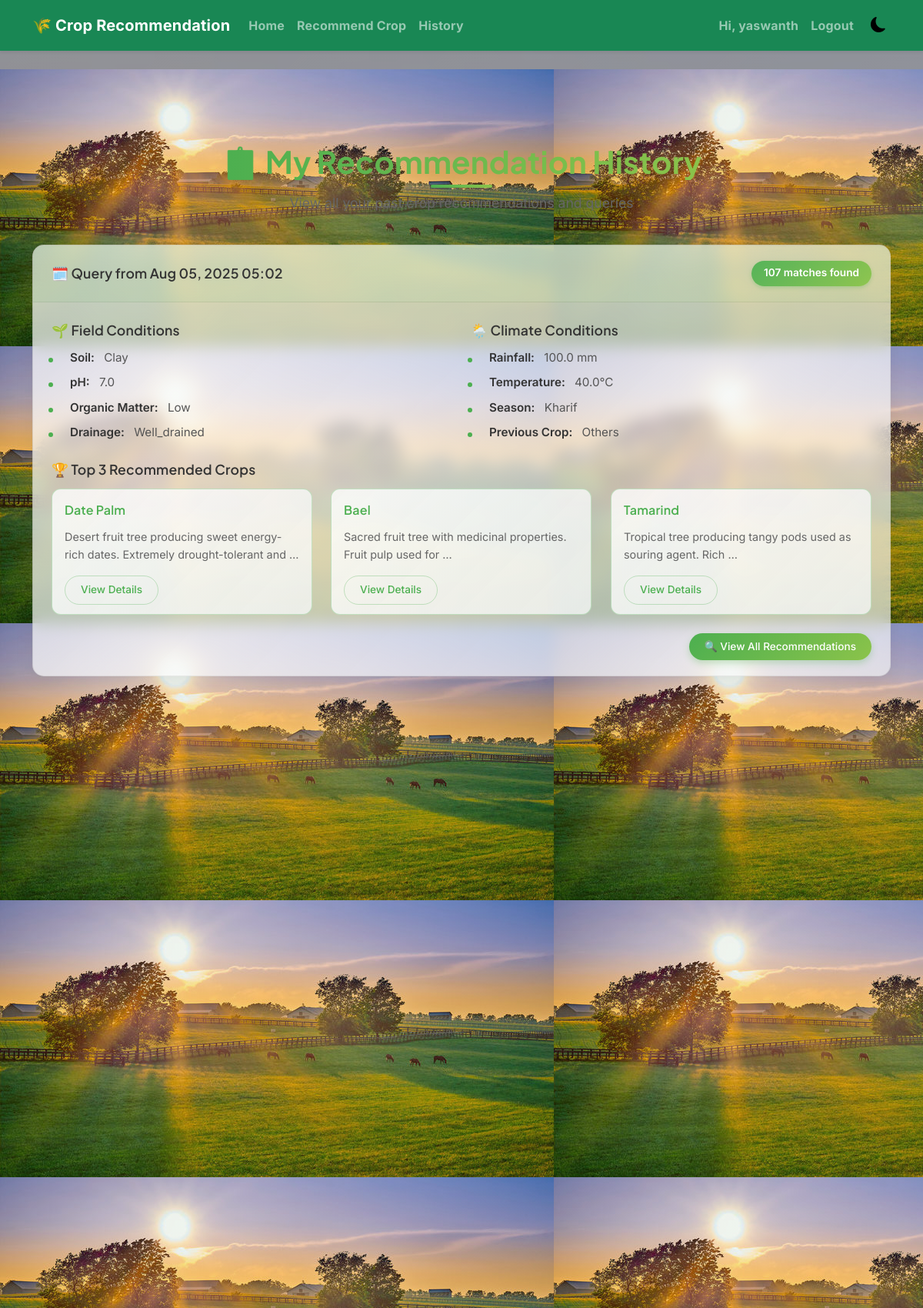
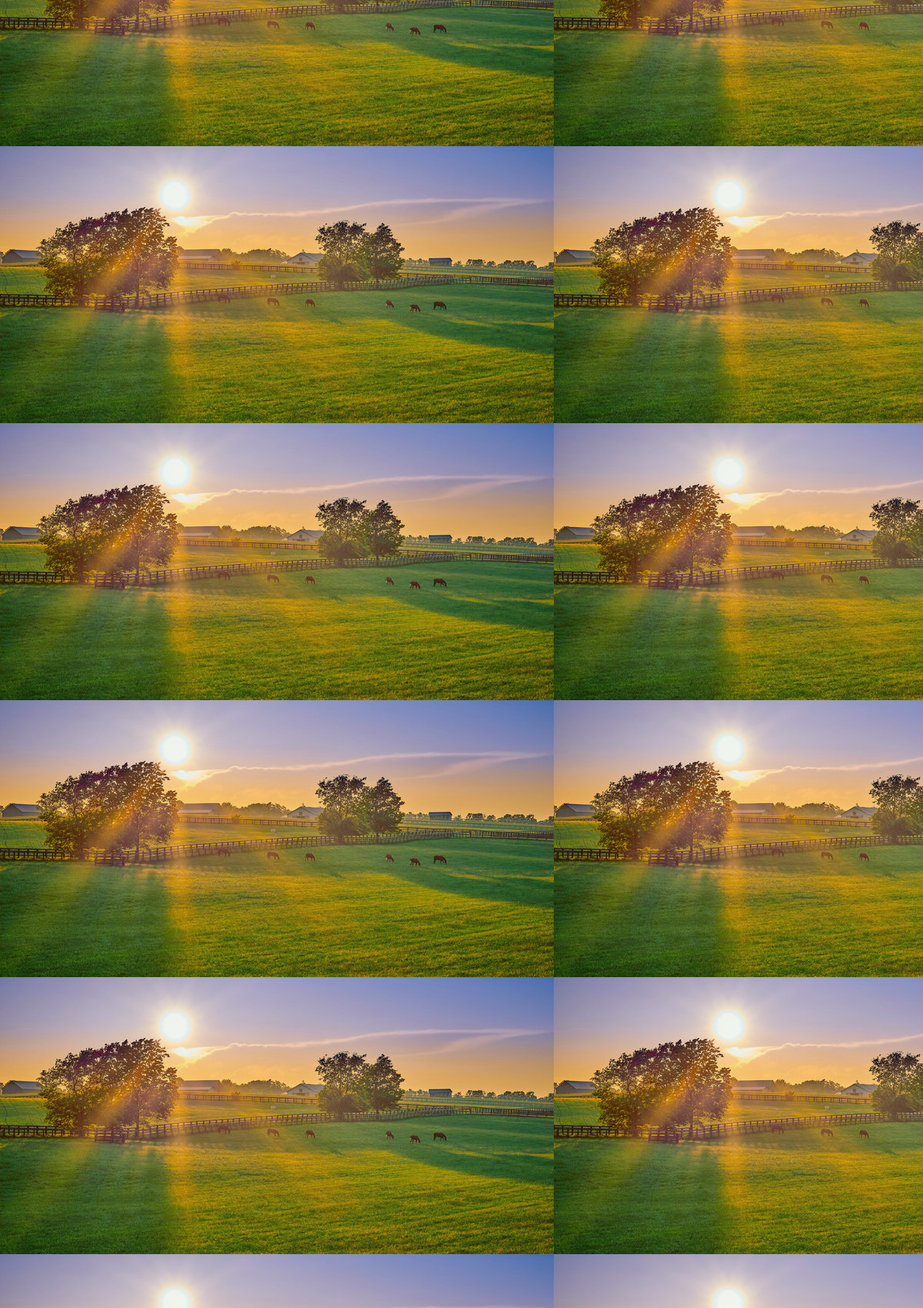
Page /history/ (signed in, upper part) on the committed database (2 pictures, top to bottom).
### recommendation/models.py (models this page shows, shortened)
class CropQuery(models.Model):
    user = models.ForeignKey(User, on_delete=models.CASCADE)
    soil_texture = models.CharField(max_length=20)
    soil_ph = models.FloatField()
    organic_matter = models.CharField(max_length=20)
    drainage_status = models.CharField(max_length=20)
    rainfall_mm = models.FloatField()
    avg_temperature = models.FloatField()
    season = models.CharField(max_length=20, choices=[
        ('kharif', 'Kharif'),
        ('rabi', 'Rabi'),
        ('zaid', 'Zaid'),
        ('any', 'Any'),
    ])
    previous_crop = models.CharField(max_length=50, blank=True, null=True)
    created_at = models.DateTimeField(auto_now_add=True)

class CropMaster(models.Model):
    name = models.CharField(max_length=100)
    description = models.TextField()
    soil_texture = models.CharField(max_length=20)
    soil_ph_min = models.FloatField()
    soil_ph_max = models.FloatField()
    organic_matter = models.CharField(max_length=20)
    drainage_status = models.CharField(max_length=20)
    rainfall_min = models.FloatField()
    rainfall_max = models.FloatField()
    temperature_min = models.FloatField()
    temperature_max = models.FloatField()
    season = models.CharField(max_length=20, choices=[
        ('kharif', 'Kharif'),
        ('rabi', 'Rabi'),
        ('zaid', 'Zaid'),
        ('any', 'Any'),
    ])
    previous_crop = models.CharField(max_length=50, blank=True, null=True)
    image = models.ImageField(upload_to='crop_images/', blank=True, null=True)

### recommendation/views.py (the view)
# urls.py: path('history/', views.past_recommendations, name='past_recommendations'),
@login_required
def past_recommendations(request):
    queries = CropQuery.objects.filter(user=request.user).order_by('-created_at')
    paginator = Paginator(queries, 5)  # Show 5 queries per page
    page_number = request.GET.get('page')
    page_obj = paginator.get_page(page_number)
    queries_with_crops = []
    for query in page_obj:
        matched_crops = []
        for crop in CropMaster.objects.all():
            score = calculate_crop_match(crop, query)
            if score > 0:  # Only include crops with some match
                matched_crops.append((crop, score))
        matched_crops.sort(key=lambda x: x[1], reverse=True)
        top_3_crops = [crop for crop, score in matched_crops[:3]]
        queries_with_crops.append({
            'query': query,
            'crops': top_3_crops,
            'total_matches': len(matched_crops)
        })
    return render(request, 'recommendation/past_recommendations.html', {
        'queries_with_crops': queries_with_crops,
        'page_obj': page_obj
    })

### recommendation/templatetags/form_tags.py (called while the page is built)
@register.filter(name="add_class")
def add_class(field, css_class):
    if isinstance(field, BoundField):
        return field.as_widget(attrs={"class": css_class})
    return field  # Return unchanged if it's not a form field

### recommendation/views.py (called while the page is built)
def calculate_crop_match(crop, query):
    score = 0
    max_score = 8
    if crop.soil_texture == query.soil_texture:
        score += 1
    if crop.organic_matter == query.organic_matter:
        score += 1
    if crop.drainage_status == query.drainage_status:
        score += 1
    if crop.soil_ph_min <= query.soil_ph <= crop.soil_ph_max:
        score += 1
    if crop.rainfall_min <= query.rainfall_mm <= crop.rainfall_max:
        score += 1
    if crop.temperature_min <= query.avg_temperature <= crop.temperature_max:
        score += 1
    if crop.season == query.season or crop.season == 'any':
        score += 1
    if query.previous_crop and crop.previous_crop:
        if crop.previous_crop.lower() == query.previous_crop.lower():
            score += 1
    return score

### recommendation/templates/recommendation/past_recommendations.html (shortened to what this page needs)
{% extends 'recommendation/base.html' %}
{% load static %}
{% load widget_tweaks %}
{% load form_tags %}
{% block content %}
<div class="history-container" style="background-image: linear-gradient(135deg, rgba(76, 175, 80, 0.05) 0%, rgba(139, 195, 74, 0.05) 100%), url('{% static 'images/farm-bg.jpg' %}');">
    <div class="container py-5">
        <div class="page-title">
            <h2>📋 My Recommendation History</h2>
            <p>View all your past crop recommendations and queries</p>
        </div>
        {% if queries_with_crops %}
            {% for item in queries_with_crops %}
            <div class="history-card">
                <div class="card-header d-flex justify-content-between align-items-center">
                    <h5>
                        🗓️ Query from {{ item.query.created_at|date:"M d, Y H:i" }}
                    </h5>
                    <span class="badge">{{ item.total_matches }} matches found</span>
                </div>
                <div class="card-body">
                    <div class="row mb-3">
                        <div class="col-md-6">
                            <h6 class="section-header">🌱 Field Conditions</h6>
                            <ul class="condition-list">
                                <li><strong>Soil:</strong> {{ item.query.soil_texture|capfirst }}</li>
                                <li><strong>pH:</strong> {{ item.query.soil_ph }}</li>
                                <li><strong>Organic Matter:</strong> {{ item.query.organic_matter|capfirst }}</li>
                                <li><strong>Drainage:</strong> {{ item.query.drainage_status|capfirst }}</li>
                            </ul>
                        </div>
                        <div class="col-md-6">
                            <h6 class="section-header">🌦️ Climate Conditions</h6>
                            <ul class="condition-list">
                                <li><strong>Rainfall:</strong> {{ item.query.rainfall_mm }} mm</li>
                                <li><strong>Temperature:</strong> {{ item.query.avg_temperature }}°C</li>
                                <li><strong>Season:</strong> {{ item.query.season|capfirst }}</li>
                                {% if item.query.previous_crop %}
                                    <li><strong>Previous Crop:</strong> {{ item.query.previous_crop|capfirst }}</li>
                                {% endif %}
                            </ul>
                        </div>
                    </div>
                    <h6 class="section-header">🏆 Top 3 Recommended Crops</h6>
                    <div class="row">
                        {% for crop in item.crops %}
                        <div class="col-md-4 mb-2">
                            <div class="crop-card">
                                <div class="card-body p-0">
                                    <h6 class="card-title">{{ crop.name }}</h6>
                                    <p class="card-text">{{ crop.description|truncatewords:10 }}</p>
                                    <a href="{% url 'crop_detail' crop.id %}" class="btn btn-crop">View Details</a>
                                </div>
                            </div>
                        </div>
                        {% endfor %}
                    </div>
                    <div class="text-end mt-3">
                        <a href="{% url 'view_past_recommendation' item.query.id %}" class="btn btn-view-all">
                            🔍 View All Recommendations
                        </a>
                    </div>
                </div>
            </div>
            {% endfor %}
        {% endif %}
    </div>
</div>
{% endblock %}

### recommendation/templates/recommendation/base.html (shortened to what this page needs)
{% load static %}
{% load widget_tweaks %}
{% load form_tags %}
<!DOCTYPE html>
<html lang="en" id="html-theme" data-bs-theme="light">
<head>
    <link href="https://cdn.jsdelivr.net/npm/bootstrap@5.3.2/dist/css/bootstrap.min.css" rel="stylesheet">
    <link href="https://cdn.jsdelivr.net/npm/bootstrap-icons@1.11.3/font/bootstrap-icons.css" rel="stylesheet">
    <link href="https://cdnjs.cloudflare.com/ajax/libs/font-awesome/6.5.0/css/all.min.css" rel="stylesheet">
    <link href="https://cdnjs.cloudflare.com/ajax/libs/animate.css/4.1.1/animate.min.css" rel="stylesheet">
    <link rel="stylesheet" href="{% static 'css/styles.css' %}">
</head>
<body class="fade-in" style="background-image: linear-gradient(180deg, rgba(0,0,0,0.6), rgba(0,0,0,0.4)), url('{% static "images/farm-bg.jpg" %}'); background-size: cover; background-position: center;">
    <nav class="navbar navbar-expand-lg navbar-dark bg-success shadow-sm">
        <div class="container">
            <a class="navbar-brand" href="{% url 'home' %}">🌾 Crop Recommendation</a>
            <div class="collapse navbar-collapse" id="mainNavbar">
                <ul class="navbar-nav me-auto mb-2 mb-lg-0">
                    <li class="nav-item"><a class="nav-link" href="{% url 'home' %}">Home</a></li>
                    <li class="nav-item"><a class="nav-link" href="{% url 'recommend_crop' %}">Recommend Crop</a></li>
                    <li class="nav-item"><a class="nav-link" href="{% url 'past_recommendations' %}">History</a></li>
                </ul>
                <ul class="navbar-nav ms-auto align-items-lg-center">
                    {% if user.is_authenticated %}
                        <li class="nav-item"><span class="nav-link">Hi, {{ user.username }}</span></li>
                        <li class="nav-item"><a class="nav-link" href="{% url 'logout' %}">Logout</a></li>
                    {% else %}
                        <li class="nav-item"><a class="nav-link" href="{% url 'login' %}">Login</a></li>
                        <li class="nav-item"><a class="nav-link" href="{% url 'register' %}">Register</a></li>
                    {% endif %}
                    <li class="nav-item">
                        <button id="themeToggle" class="theme-toggle ms-2" title="Toggle theme">
                            <i class="bi bi-moon-fill"></i>
                        </button>
                    </li>
                </ul>
            </div>
        </div>
    </nav>
    <main class="my-4">
        {% block content %}{% endblock %}
    </main>
</body>
</html>

### static/css/styles.css (style rules this page uses)
:root { --primary-color: #4CAF50; --secondary-color: #8BC34A; --text-color: #0f172a; --text-muted: #525f78; --surface: #ffffff; --auth-bg-overlay: linear-gradient(180deg, rgba(0,0,0,0.6), rgba(0,0,0,0.4)); --auth-card-bg-light: rgba(255, 255, 255, 0.15); --auth-card-border-light: rgba(255, 255, 255, 0.4); --auth-card-shadow-light: 0 20px 40px rgba(0, 0, 0, 0.2); --auth-card-bg-dark: rgba(17, 24, 39, 0.7); --auth-card-border-dark: rgba(255, 255, 255, 0.1); --auth-card-shadow-dark: 0 20px 40px rgba(0, 0, 0, 0.5); --auth-text-color: #f8f9fa; --auth-muted-text: #e0e0e0; --auth-primary-btn-bg: linear-gradient(135deg, #4CAF50 0%, #8BC34A 100%); --auth-primary-btn-shadow: 0 8px 20px rgba(76, 175, 80, 0.4); --auth-outline-btn-border: #fff; --auth-outline-btn-color: #fff; }
body { font-family: 'Inter', system-ui, -apple-system, Segoe UI, Roboto, Helvetica, Arial, sans-serif; color: var(--text-color); transition: background-color 0.3s ease, color 0.3s ease; }
h1, h2, h3, h4, h5, h6 { font-family: 'Plus Jakarta Sans', 'Inter', system-ui, -apple-system, Segoe UI, Roboto, Helvetica, Arial, sans-serif; letter-spacing: 0.2px; }
.navbar { padding: 0.8rem 1rem; }
.navbar-brand { font-weight: 700; letter-spacing: 0.2px; }
.navbar .nav-link { font-weight: 700; letter-spacing: 0.2px; }
.theme-toggle { border: none; background: transparent; font-size: 1.25rem; cursor: pointer; }
.fade-in { animation: fadeIn 0.4s ease-in-out; }
body { background: none; }

### rows in the picture
CropQuery: query.created_at "Aug 05, 2025 05:02", total_matches "107", query.soil_texture "Clay", query.soil_ph "7.0", query.organic_matter "Low", query.drainage_status "Well_drained", query.rainfall_mm "100.0", query.avg_temperature "40.0", query.season "Kharif", query.previous_crop "Others"
CropMaster: name "Date Palm", description "Desert fruit tree producing sweet energy-rich dates. Extremely drought-tolerant and …"
CropMaster: name "Bael", description "Sacred fruit tree with medicinal properties. Fruit pulp used for …"
CropMaster: name "Tamarind", description "Tropical tree producing tangy pods used as souring agent. Rich …"

### other values in the picture
{{ user.username }} "yaswanth"
